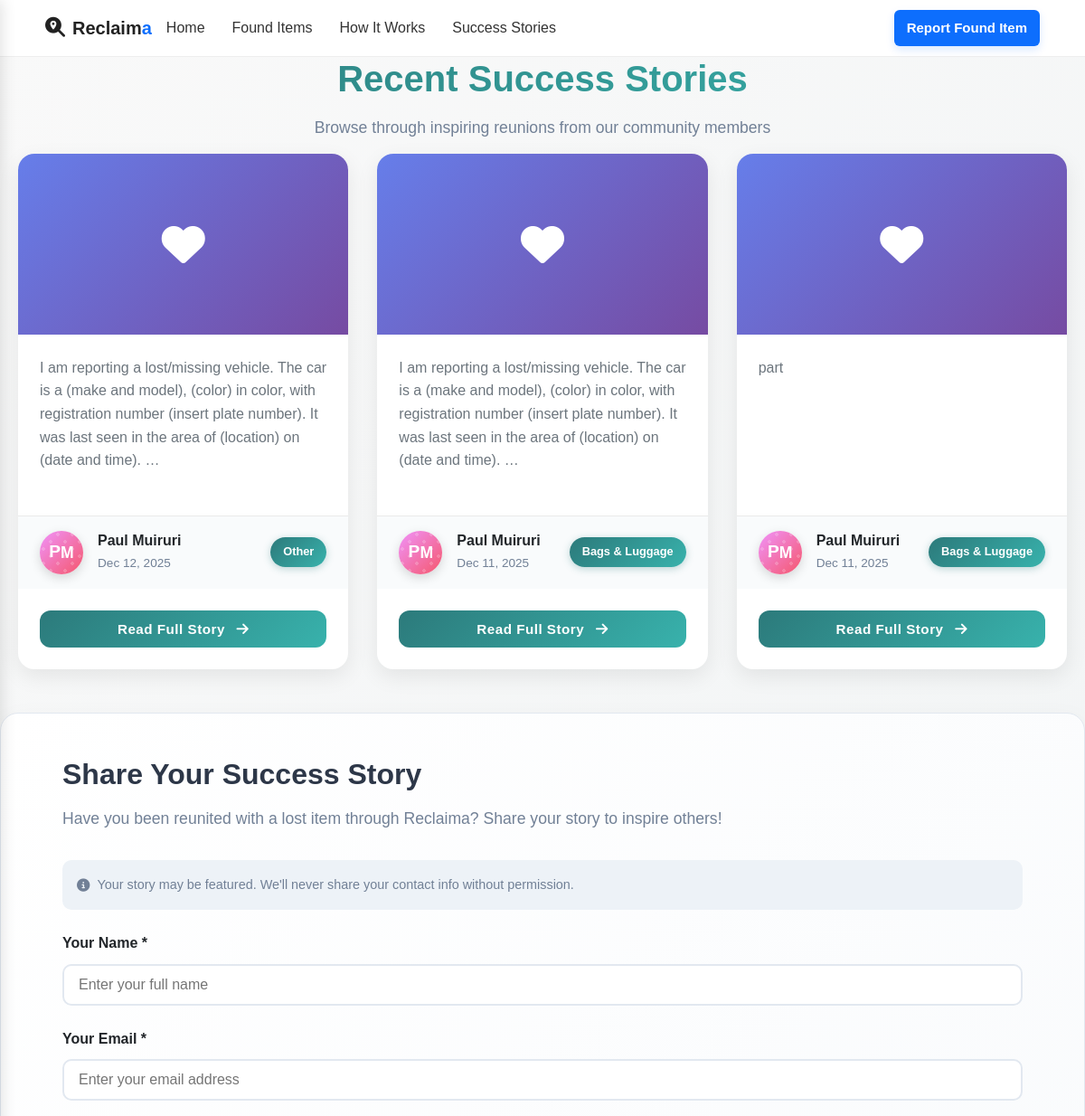
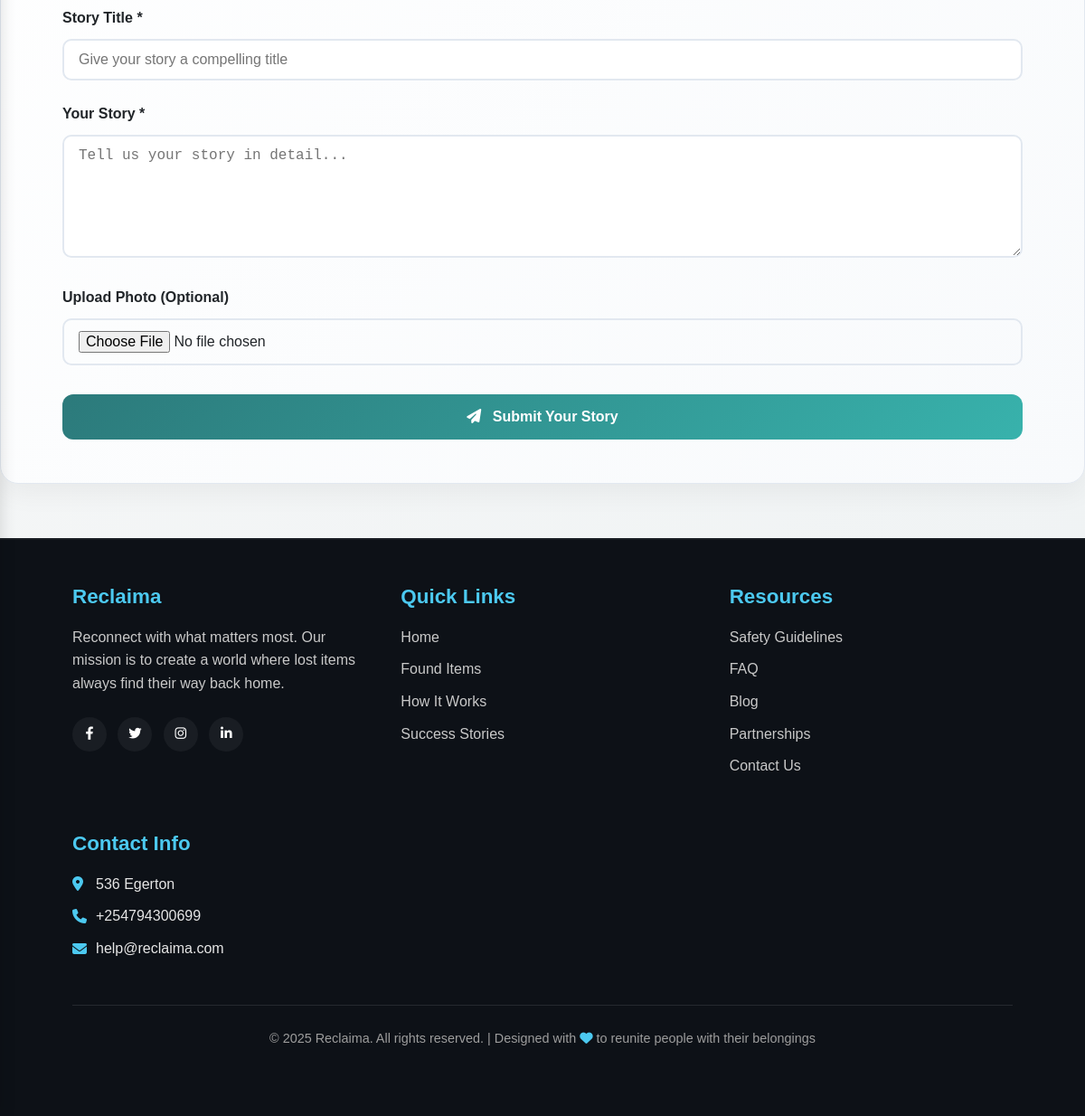
Screenshot of /success_stories/ with the database file from the repository (2 pictures, top to bottom).
### lostfound/models.py (models this page shows, shortened)
class SuccessStory(models.Model):
    CATEGORY_CHOICES = [
        ('electronics', 'Electronics'),
        ('keys', 'Keys & Access'),
        ('wallets', 'Wallets & Purses'),
        ('documents', 'Documents'),
        ('jewelry', 'Jewelry & Accessories'),
        ('clothing', 'Clothing'),
        ('bags', 'Bags & Luggage'),
        ('pets', 'Pets'),
        ('other', 'Other'),
    ]
    title = models.CharField(max_length=200)
    author_name = models.CharField(max_length=100)
    email = models.EmailField(blank=True, null=True)
    content = models.TextField()
    category = models.CharField(max_length=50, choices=CATEGORY_CHOICES, default='other')
    image = CloudinaryField('image', folder='success-stories', blank=True, null=True)
    item_url = models.URLField(blank=True, null=True)
    image_url = models.URLField(blank=True, null=True)
    is_featured = models.BooleanField(default=False)
    is_published = models.BooleanField(default=False)
    allow_featured = models.BooleanField(default=False, verbose_name="Allow to be featured")
    created_at = models.DateTimeField(default=timezone.now)
    updated_at = models.DateTimeField(auto_now=True)
    class Meta:
        verbose_name_plural = 'Success Stories'
        ordering = ['-created_at']
    def get_category_display(self):
        return dict(self.CATEGORY_CHOICES).get(self.category, self.category)

### lostfound/views.py (the view)
# urls.py: path('success_stories/', views.successStories, name='successStories'),
def successStories(request):
    model_fields = [f.name for f in SuccessStory._meta.get_fields()]
    if 'is_published' in model_fields:
        stories_list = SuccessStory.objects.filter(is_published=True).order_by("-created_at")
    else:
        stories_list = SuccessStory.objects.all().order_by("-created_at")
    paginator = Paginator(stories_list, 9)
    page_number = request.GET.get('page')
    stories = paginator.get_page(page_number)
    if 'is_featured' in model_fields:
        featured_story = stories_list.filter(is_featured=True).first()
    else:
        featured_story = stories_list.first()
    total_reunions = stories_list.count()
    total_lost_claimed = LostItem.objects.filter(status='claimed').count()
    total_lost = LostItem.objects.count()
    lost_success_rate = round((total_lost_claimed / total_lost * 100), 2) if total_lost > 0 else 0
    total_found_claimed = FoundItem.objects.filter(status='claimed').count()
    total_found = FoundItem.objects.count()
    found_success_rate = round((total_found_claimed / total_found * 100), 2) if total_found > 0 else 0
    overall_success_rate = round((lost_success_rate + found_success_rate) / 2) if (lost_success_rate + found_success_rate) > 0 else 94
    context = {
        'stories': stories,
        'featured_story': featured_story,
        'total_reunions': total_reunions,
        'total_stories': total_reunions,
        'success_rate': overall_success_rate,
        'form': SuccessStoryForm(),
    }
    return render(request, "success_stories.html", context)

### lostfound/forms.py
class SuccessStoryForm(forms.ModelForm):
    class Meta:
        model = SuccessStory
        fields = ['title', 'author_name', 'email', 'content', 'image', 'allow_featured']
        widgets = {
            'content': forms.Textarea(attrs={'rows': 6, 'placeholder': 'Tell us about your experience...'}),
            'category': forms.Select(attrs={'class': 'form-select'}),
        }
    def __init__(self, *args, **kwargs):
        super().__init__(*args, **kwargs)
        for field in self.fields:
            self.fields[field].widget.attrs.update({'class': 'form-control'})
        self.fields['image'].widget.attrs.update({'class': 'form-control-file'})
        self.fields['allow_featured'].widget.attrs.update({'class': 'form-check-input'})
        self.fields['email'].required = False

### lostfound/templates/success_stories.html (shortened to what this page needs)
{% load static %}
<!DOCTYPE html>
<html lang="en">
  <head>
    <link rel="stylesheet" href="{% static 'css/success_stories.css'%}" />
    <link rel="stylesheet" href="{% static 'css/home.css'%}" />
    <link
      rel="stylesheet"
      href="https://cdnjs.cloudflare.com/ajax/libs/font-awesome/6.4.0/css/all.min.css"
    />
  </head>
  <body>
    {% include 'includes/header.html' %}
    <section class="stories-grid">
      <div class="container">
        <div class="section-title">
          <h2>Recent Success Stories</h2>
          <p>Browse through inspiring reunions from our community members</p>
        </div>
        <div class="stories-container">
          {% for story in stories %}
          <div class="story-card" data-story-id="{{ story.id }}">
            <div class="story-image-small">
              {% if story.image and story.image.url %}
              <img
                src="{{ story.image.url }}"
                alt="{{ story.title }}"
                onerror="this.style.display='none'"
              />
              {% else %}
              <div
                style="
                  height: 200px;
                  background: linear-gradient(135deg, #667eea 0%, #764ba2 100%);
                  display: flex;
                  align-items: center;
                  justify-content: center;
                  color: white;
                "
              >
                <i class="fas fa-heart" style="font-size: 3rem"></i>
              </div>
              {% endif %}
            </div>
            <div class="story-content">
              <p>{{ story.content|truncatechars:200 }}</p>
            </div>
            <div class="story-footer">
              <div class="author-info">
                <div
                  class="profile-avatar avatar-style-{{ forloop.counter|add:'1'|divisibleby:'5'|yesno:'1,2,3,4,5' }}"
                >
                  {% if story.author_name %}
                  <span class="avatar-icon"
                    >{{ story.author_name.0|upper }}</span
                  >
                  {% if story.author_name|length > 1 %}
                  <span>{{ story.author_name.split.1.0|upper }}</span>
                  {% endif %} {% else %}
                  <span class="avatar-icon"><i class="fas fa-user"></i></span>
                  {% endif %}
                  <div class="avatar-pattern"></div>
                  <div class="avatar-ring"></div>
                </div>
                <div class="author-details">
                  <h4>{{ story.author_name }}</h4>
                  <p>{{ story.created_at|date:"M d, Y" }}</p>
                </div>
              </div>
              <div class="story-category-badge">
                {{ story.get_category_display }}
              </div>
            </div>
            <button
              class="cta-button view-full-story"
              data-story-id="{{ story.id }}"
            >
              Read Full Story
              <i class="fas fa-arrow-right" style="margin-left: 8px"></i>
            </button>
          </div>
          {% endfor %}
        </div>
      </div>
    </section>
    <section class="share-story" id="share-story">
      <div class="container">
        <h2>Share Your Success Story</h2>
        <p>
          Have you been reunited with a lost item through Reclaima? Share your
          story to inspire others!
        </p>
        <form
          method="POST"
          action="{% url 'submit_success_story' %}"
          class="share-form"
          enctype="multipart/form-data"
        >
          <div class="privacy-note">
            <i class="fas fa-info-circle"></i> Your story may be featured. We'll
            never share your contact info without permission.
          </div>
          <div class="form-group">
            <label for="author_name">Your Name *</label>
            <input
              type="text"
              id="author_name"
              name="author_name"
              required
              value="{{ form.author_name.value|default:'' }}"
              placeholder="Enter your full name"
            />
          </div>
          <div class="form-group">
            <label for="email">Your Email *</label>
            <input
              type="email"
              id="email"
              name="email"
              required
              value="{{ form.email.value|default:'' }}"
              placeholder="Enter your email address"
            />
          </div>
          <div class="form-group">
            <label for="title">Story Title *</label>
            <input
              type="text"
              id="title"
              name="title"
              required
              value="{{ form.title.value|default:'' }}"
              placeholder="Give your story a compelling title"
            />
          </div>
          <div class="form-group">
            <label for="content">Your Story *</label>
            <textarea
              id="content"
              name="content"
              required
              rows="6"
              placeholder="Tell us your story in detail..."
            >
{{ form.content.value|default:'' }}</textarea
            >
          </div>
          <div class="form-group">
            <label for="image">Upload Photo (Optional)</label>
            <input
              type="file"
              id="image"
              name="image"
              accept="image/*"
              onchange="previewImage(this)"
            />
          </div>
          <button type="submit">
            <i class="fas fa-paper-plane" style="margin-right: 8px"></i> Submit
            Your Story
          </button>
        </form>
      </div>
    </section>
    {% include 'includes/footer.html' %}
  </body>
</html>

### static/css/success_stories.css (style rules this page uses)
body { font-family: "Segoe UI", Tahoma, Geneva, Verdana, sans-serif; margin: 0; padding: 0; background: linear-gradient(135deg, #f9f9f9 0%, #eef2f3 100%); }
.container { max-width: 1200px; margin: auto; padding: 1rem; }
h1, h2, h3, h4 { margin: 0; }
.stories-container { display: grid; grid-template-columns: repeat(auto-fill, minmax(320px, 1fr)); gap: 2rem; }
.story-card { display: flex; flex-direction: column; background: #fff; border-radius: 18px; overflow: hidden; box-shadow: 0 8px 25px rgba(0, 0, 0, 0.08); transition: all 0.3s ease; height: 100%; position: relative; }
.story-content { flex-grow: 1; padding: 1.5rem; }
.story-footer { display: flex; align-items: center; justify-content: space-between; padding: 1rem 1.5rem; background: rgba(248, 250, 252, 0.8); border-top: 1px solid #eaeaea; }
.author-info { display: flex; align-items: center; gap: 1rem; width: 70%; }
.profile-avatar { width: 48px; height: 48px; border-radius: 50%; display: flex; align-items: center; justify-content: center; font-weight: bold; font-size: 1.1rem; color: white; position: relative; box-shadow: 0 4px 12px rgba(0, 0, 0, 0.15); transition: all 0.3s ease; overflow: hidden; }
.avatar-style-2 { background: linear-gradient(135deg, #f093fb 0%, #f5576c 100%); }
.avatar-pattern { position: absolute; width: 100%; height: 100%; opacity: 0.2; background-image: radial-gradient( circle at 25% 25%, white 2px, transparent 2px ), radial-gradient(circle at 75% 75%, white 2px, transparent 2px); background-size: 16px 16px; }
.avatar-icon { font-size: 1.2rem; z-index: 1; }
.avatar-ring { position: absolute; width: 56px; height: 56px; border-radius: 50%; border: 2px solid rgba(255, 255, 255, 0.4); top: -4px; left: -4px; }
.author-details { flex-grow: 1; }
.author-details h4 { margin: 0 0 0.25rem 0; color: #2d3748; font-size: 1rem; }
.author-details p { margin: 0; color: #718096; font-size: 0.85rem; }
.story-category-badge { background: linear-gradient(135deg, #2c7a7b, #38b2ac); color: white; padding: 6px 14px; border-radius: 20px; font-size: 0.8rem; font-weight: 600; white-space: nowrap; box-shadow: 0 2px 8px rgba(44, 122, 123, 0.3); }
.cta-button { margin: 1.5rem; padding: 0.75rem; background: linear-gradient(135deg, #2c7a7b, #38b2ac); color: #fff; border: none; border-radius: 12px; cursor: pointer; font-weight: bold; font-size: 0.95rem; transition: all 0.3s ease; letter-spacing: 0.5px; }
.share-story { background: linear-gradient(135deg, #ffffff 0%, #f8fafc 100%); padding: 3rem; border-radius: 20px; margin: 3rem 0; box-shadow: 0 10px 30px rgba(0, 0, 0, 0.05); border: 1px solid #e2e8f0; }
.share-story h2 { margin-bottom: 1rem; color: #2d3748; font-size: 2rem; }
.share-story p { margin-bottom: 2rem; color: #718096; font-size: 1.1rem; }
.share-form .form-group { margin-bottom: 1.5rem; }
.share-form label { display: block; margin-bottom: 0.5rem; color: #4a5568; font-weight: 600; }
.share-form input, .share-form textarea, .share-form select { width: 100%; padding: 0.75rem 1rem; border-radius: 10px; border: 2px solid #e2e8f0; font-size: 1rem; transition: all 0.3s; }
.share-form button { background: linear-gradient(135deg, #2c7a7b, #38b2ac); color: #fff; border: none; padding: 1rem; width: 100%; border-radius: 12px; cursor: pointer; font-weight: bold; font-size: 1rem; transition: all 0.3s; }
.privacy-note { font-size: 0.9rem; color: #718096; margin-bottom: 1.5rem; display: flex; align-items: center; gap: 0.5rem; padding: 1rem; background: #edf2f7; border-radius: 10px; }
.section-title { text-align: center; margin-bottom: 3rem; }
.section-title h2 { font-size: 2.5rem; color: #2d3748; margin-bottom: 1rem; background: linear-gradient(135deg, #2c7a7b, #38b2ac); -webkit-background-clip: text; -webkit-text-fill-color: transparent; background-clip: text; }
.section-title p { color: #718096; font-size: 1.1rem; max-width: 600px; margin: 0 auto; }

### rows the page displays
SuccessStory: content "I am reporting a lost/missing vehicle. The car is a (make and model), (color) in color, with registration number (insert plate number). It was last seen in the area of (location) on (date and time). …", author_name.0 "P", author_name.split.1.0 "M", author_name "Paul Muiruri", created_at "Dec 12, 2025", category "Other"
SuccessStory: content "I am reporting a lost/missing vehicle. The car is a (make and model), (color) in color, with registration number (insert plate number). It was last seen in the area of (location) on (date and time). …", author_name.0 "P", author_name.split.1.0 "M", author_name "Paul Muiruri", created_at "Dec 11, 2025", category "Bags & Luggage"
SuccessStory: content "part", author_name.0 "P", author_name.split.1.0 "M", author_name "Paul Muiruri", created_at "Dec 11, 2025", category "Bags & Luggage"
